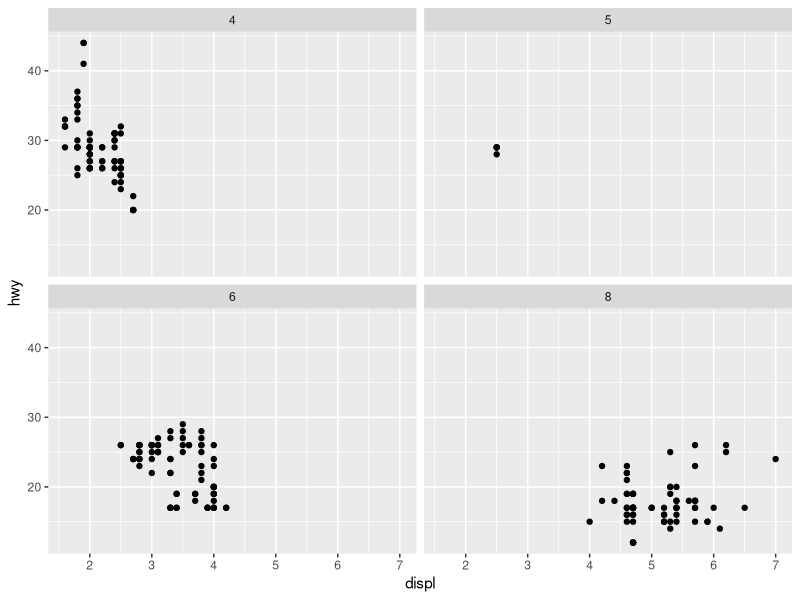
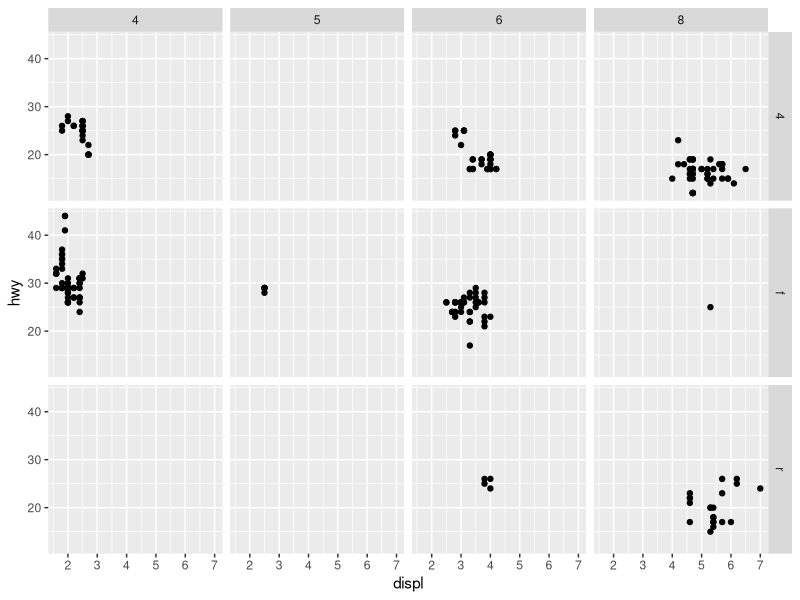
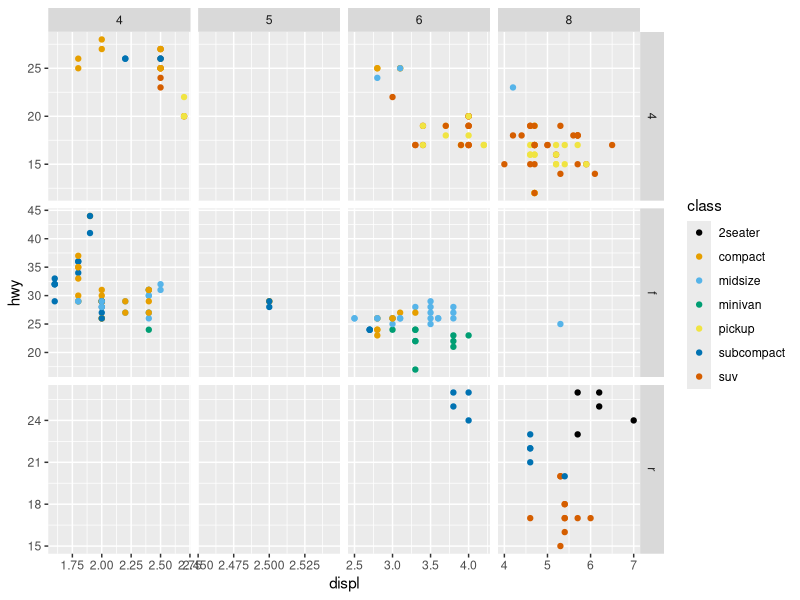
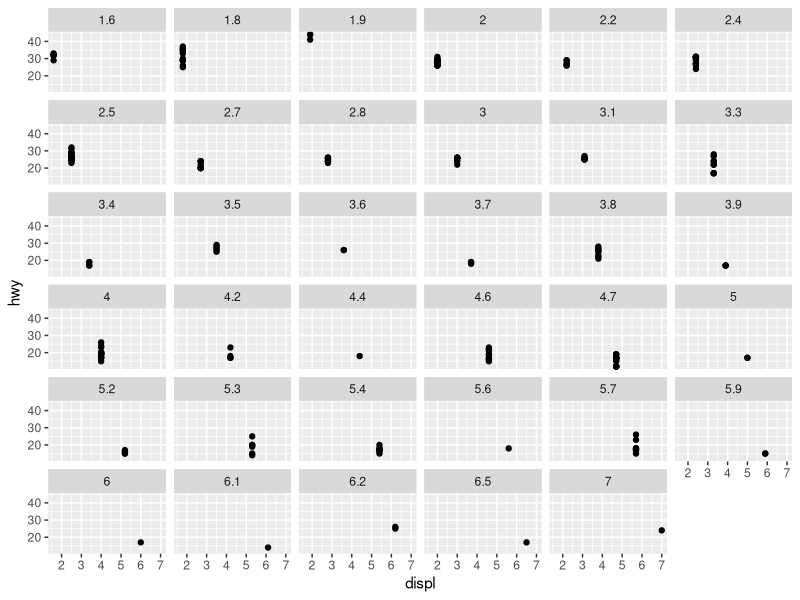
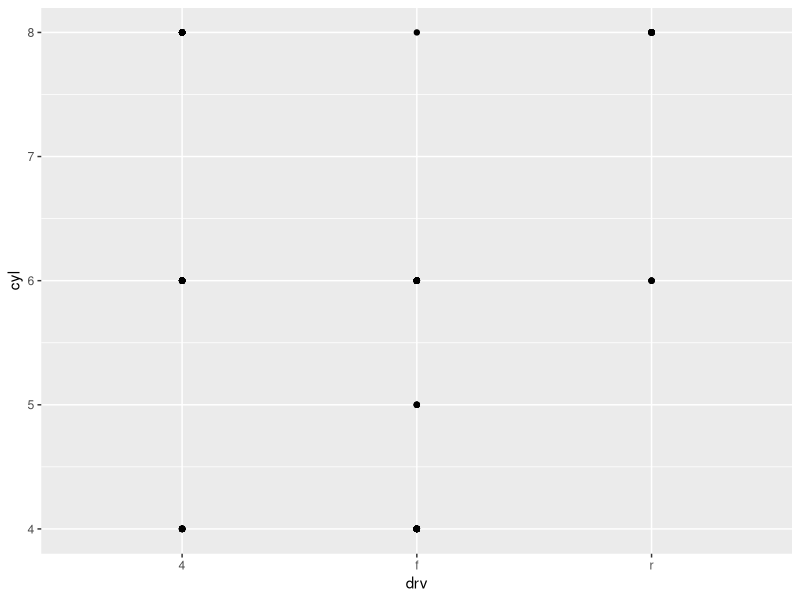
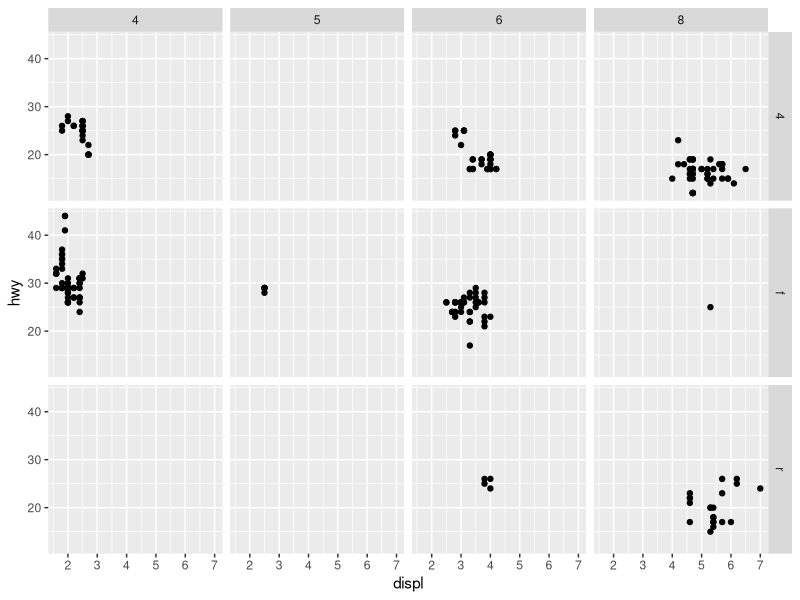
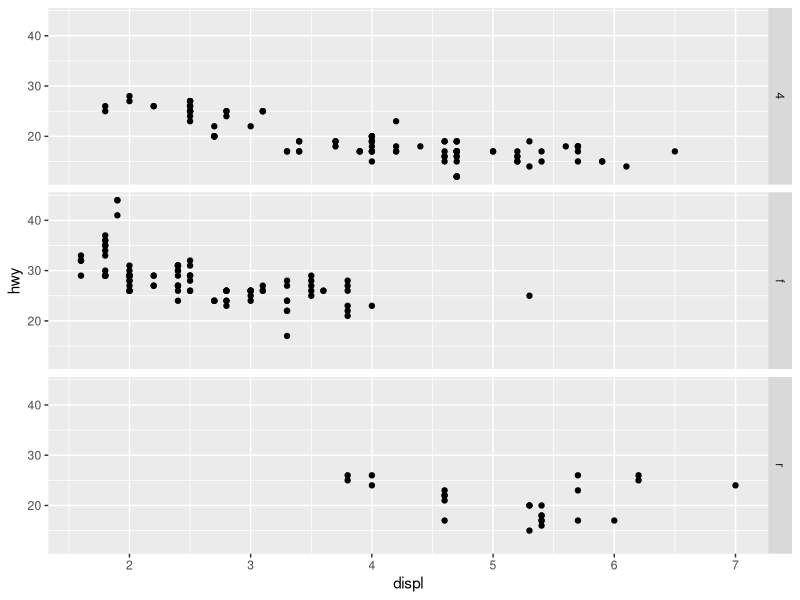
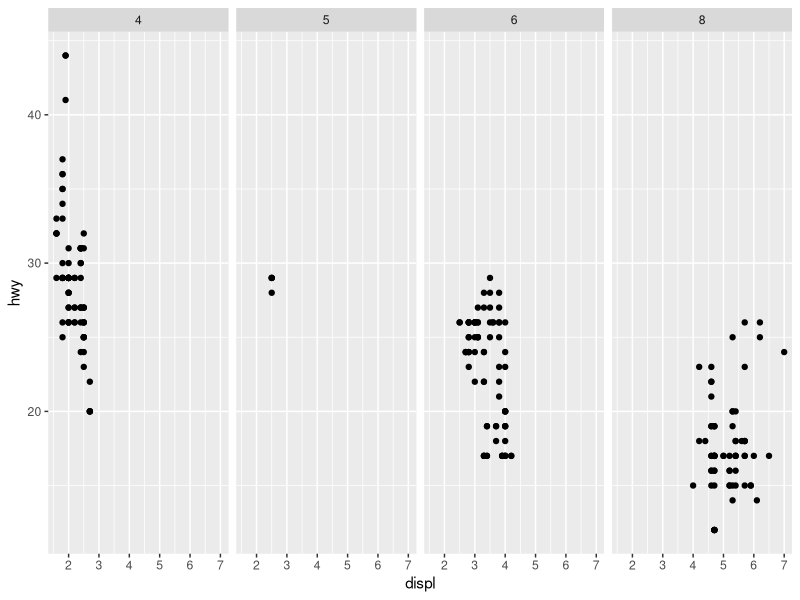

The R script that drew these images, in order:
# 9.4 Learning about faceting with facet_wrap() ----
# Splitting plots into subplots, each displaying one subset of the data
# Note: use categorical variable!

library(tidyverse)
library(ggthemes) # Package contains colors for colorblind people

# We will be using the 'mpg' dataset
mpg
glimpse(mpg)
# ?mpg, to get access to variables used in ds
# str(mpg), to access structure of object

# Example ---- 
ggplot(
  data = mpg,
  mapping = aes(x = displ, y = hwy)
) + 
  geom_point() +
  facet_wrap(~cyl)

## Facetting plot with combination of two variables, use facet_grid() ----

ggplot(
  data = mpg,
  mapping = aes(x = displ, y = hwy)
) + 
  geom_point() + 
  facet_grid(drv ~ cyl) # double sided formula: rows ~ cols


ggplot(
  data = mpg, 
  mapping = aes(x = displ, y = hwy)
) + 
  geom_point(mapping = aes(color = class)) + 
  scale_color_colorblind() +
  # by default, each facet shares same scale
  # set scales = "free", to allow different scales for both axis
  # other options: "free_x", "free_y"
  facet_grid(drv ~ cyl, scales = "free")


## 9.4.1 Exercise ----

# Q1: What happens if we facet on continuous variable?
ggplot(
  data = mpg,
  mapping = aes(x = displ, y = hwy)
) + 
  geom_point() + 
  facet_wrap(~displ) 
# A: Creates facet for every unique value of displ

# Q2: What do empty cells in the plot mean with facet_grid(drv ~ cyl)
ggplot(
  data = mpg,
  mapping = aes(x = drv, y = cyl)
) + 
  geom_point()
# compare to:
ggplot(
  data = mpg,
  mapping = aes(x = displ, y = hwy)
) + 
  geom_point() + 
  facet_grid(drv ~ cyl)
# A: No corresponding values for some combinations

# Q3: What plots does following code make? What does . do?
ggplot(
  data = mpg,
  mapping = aes(x = displ, y = hwy)
) + 
  geom_point() + 
  facet_grid(drv ~ .)

ggplot(
  data = mpg
) + 
  geom_point(mapping = aes(x = displ, y = hwy)) + 
  facet_grid(. ~ cyl)

# A: 
